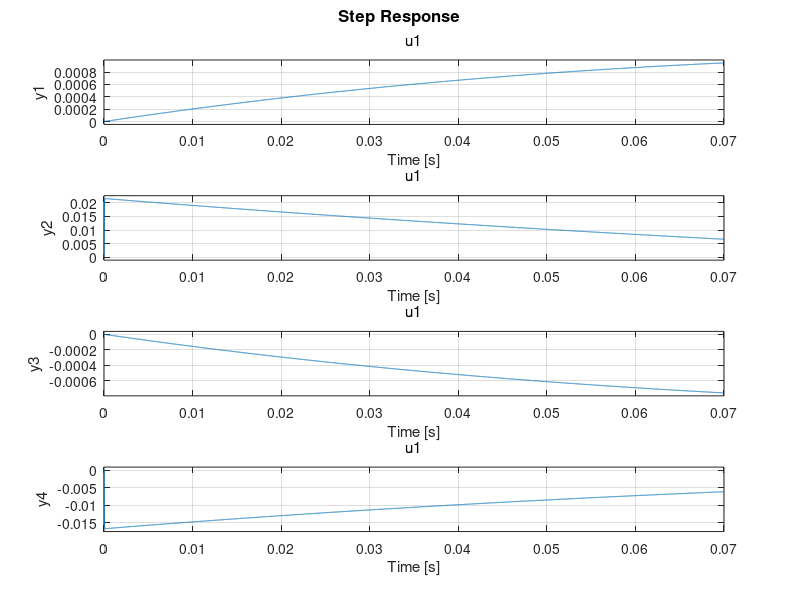

The MATLAB source for this figure:
clear;close all;clc;
% % parameters
% g=9.8; r1=0.035; l1=0.14; lc=0.133; l2=0.29; 
% m1=56.1/1000; mc=16.7/1000; me=22.1/1000; m2=49.9/1000;
% R=12.486; K=0.2665;
% 
% % A matrix
% A32 = 3*g*l1*m2/(4*lc^2*mc+3*l1^2*(m2+4*me)+6*m1*r1^2);
% A33 = -12*K^2/(R*(4*lc^2*mc+3*l1^2*(m2+4*me)+6*m1*r1^2));
% A42 = 3*(g+9*g*l1^2*m2/(4*lc^2*mc+3*l1^2*(m2+4*me)+6*m1*r1^2))/(2*l2);
% A43 = -18*K^2*l1/(R*l2*(4*lc^2*mc+3*l1^2*(m2+4*me)+6*m1*r1^2));
% A = [0 0 1 0; 0 0 0 1; 0 A32 A33 0; 0 A42 A43 0];
% 
% % B matrix
% B3 = 12*K/(R*(4*lc^2*mc+3*l1^2*(m2+4*me)+6*m1*r1^2));
% B4 = 18*K*l1/(R*l2*(4*lc^2*mc+3*l1^2*(m2+4*me)+6*m1*r1^2));
% B = [0; 0; B3; B4];

% C matrix
C = eye(4);

% D matrix
D = 0;


warning off
I0=0.000678;        %inercia del brazo (kg*m^2)
l0=0.22;            %Largo del brazo (m)
m1=0.01481;         %Masa Pendulo (kg)
l1=0.148;           %Distancia al centro de masa (m)
J1=0.0003;          %Inercia del pendulo en el centro de gravedad (kg*m^2)
theta0=0.001;       %Angulo rotacional del brazo
theta1=0.001;       %Angulo rotacional del pendulo
tau=0.071;          %Torque del motor (kg*cm)
g = 9.74;           %Graveda (m/s^2)

% syms I0 l0 m1 l1 J1 tau g;
X1=-((m1^2)*(l1^2)*l0*g)/(I0*(J1+m1*(l1^2))+J1*m1*(l0^2));
Y1=((I0+m1*(l0^2))*m1*l1*g)/(I0*(J1+m1*(l1^2))+J1*m1*(l0^2));
X2=(J1+m1*(l1^2))/(I0*(J1+m1*(l1^2))+J1*m1*(l0^2));
Y2=(-m1*l1*l0)/(I0*(J1+m1*(l1^2))+J1*m1*(l0^2));

A=[0 1 0 0; 0 0 X1 0; 0 0 0 1; 0 0 Y1 0];

B=[0; X2; 0; Y2];

% C=[1 0 0 0;
%    0 0 1 0];
% 
% D=[0;
%   0];

% LQR
Q = diag([1.5 6 0 0]);
R = 0.0028;
[K, S, EIG] = lqr(A, B, Q, R);
display(K);
display(EIG);

% system simulation
sys = ss(A,B,C,D);
sys_feedback = feedback(sys,K);
step(sys_feedback);